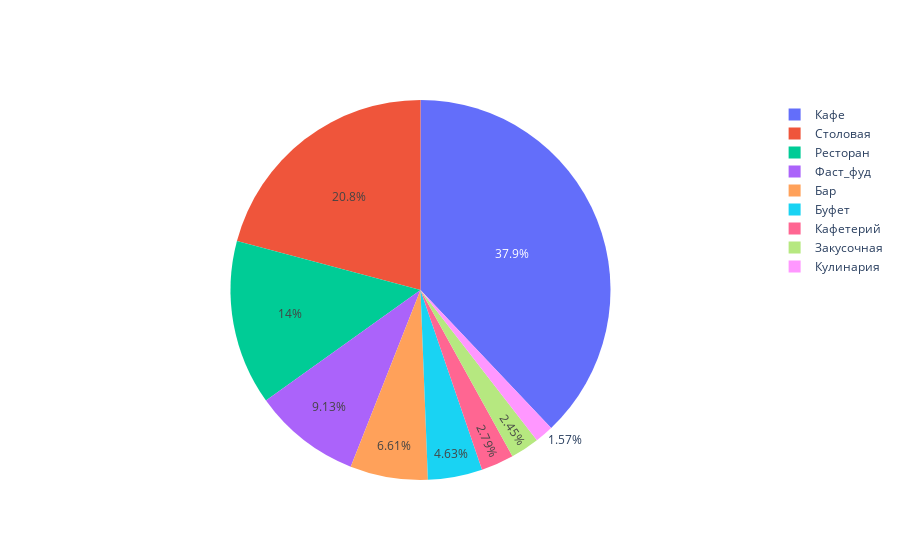

Notebook cell for this chart:
### Code cell
non_chain2 = ['Кафе', 'Столовая', 'Ресторан', 'Фаст_фуд', 'Бар', 'Буфет', 'Кафетерий', 'Закусочная', 'Кулинария']
fig3 = go.Figure(data=[go.Pie(labels=non_chain2, values=non_chain_sum)])
fig3.show()

### Figure 1 — Plotly figure (JSON) as saved in the notebook; plotly's stock layout.template omitted (floating-point values rounded to 4 significant figures)
{"data": [{"labels": ["Кафе", "Столовая", "Ресторан", "Фаст_фуд", "Бар", "Буфет", "Кафетерий", "Закусочная", "Кулинария"], "type": "pie", "values": [4703, 2584, 1741, 1132, 819, 574, 346, 304, 195]}], "layout": {}}
